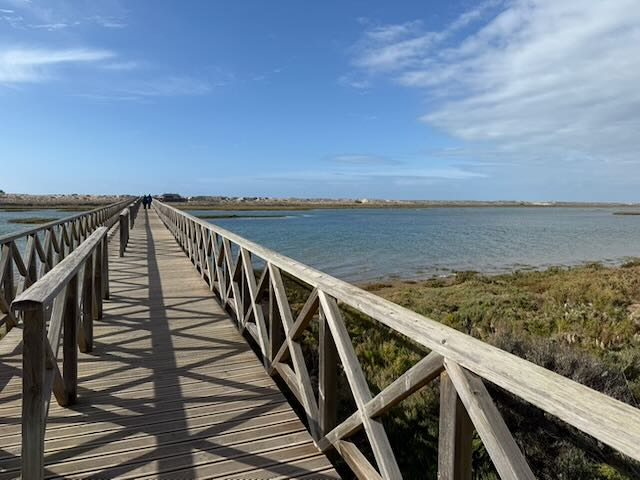
#> input picture IMG_7152.jpeg, 640 x 480 px
$ jupyter execute Untitled.ipynb
#> lines starting #> are read from the running program, lines starting #| are printed output that depends on the picture
[cell 1]
import cv2
import numpy as np
from matplotlib import pyplot as plt
plt.rcParams['figure.figsize'] = [15, 10]

[cell 2]
# Load an image
img = cv2.imread('IMG_7152.jpeg')
#> img is the input picture: shape (480, 640, 3); mean B, G, R 140, 128.6, 114.2
# Convert it to RGB
img = cv2.cvtColor(img, cv2.COLOR_BGR2RGB)
# Plot it
plt.imshow(img)
plt.axis('off')
plt.show()

[cell 3]
# Split the image into the three colour channels
red, green, blue = cv2.split(img)
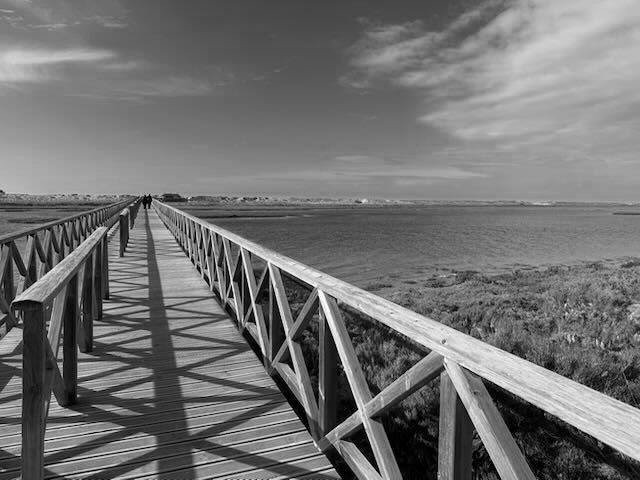
#> red: shape (480, 640); min 0, max 255, mean 114.2
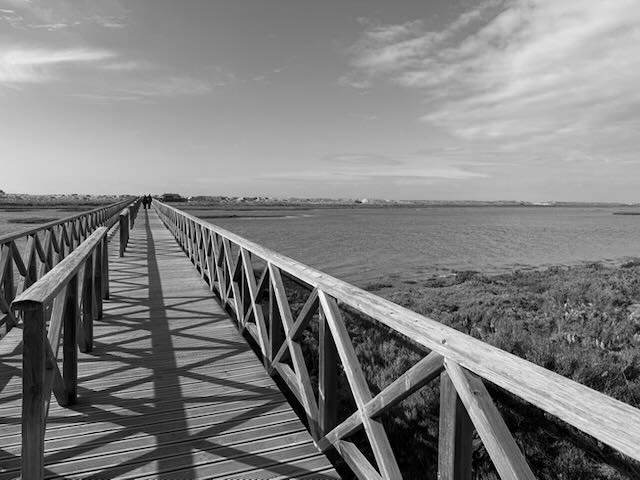
#> green: shape (480, 640); min 0, max 255, mean 128.6
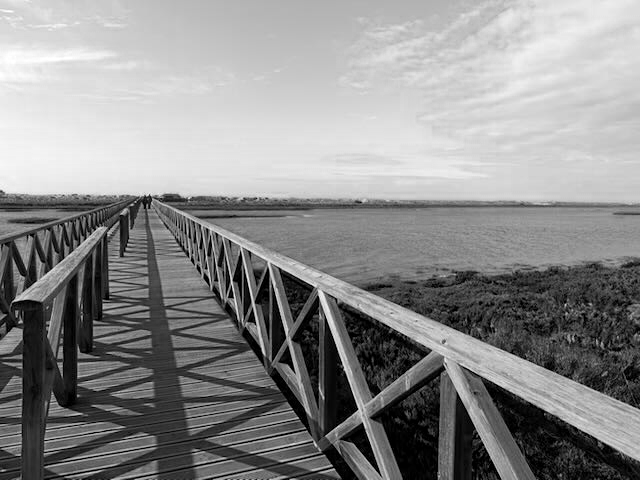
#> blue: shape (480, 640); min 0, max 255, mean 140

# Compose the image in the RGB colour space
img1 = cv2.merge([red, green, blue])

# Compose the image in the RBG colour space
img2 = cv2.merge([red, blue, green])
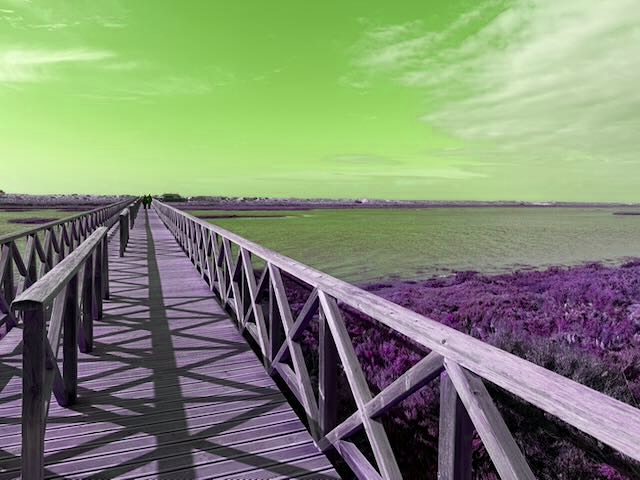
#> img2: shape (480, 640, 3); mean of channels 0, 1, 2 114.2, 140, 128.6; drawn as B, G, R

# Compose the image in the GRB colour space
img3 = cv2.merge([green, red, blue])
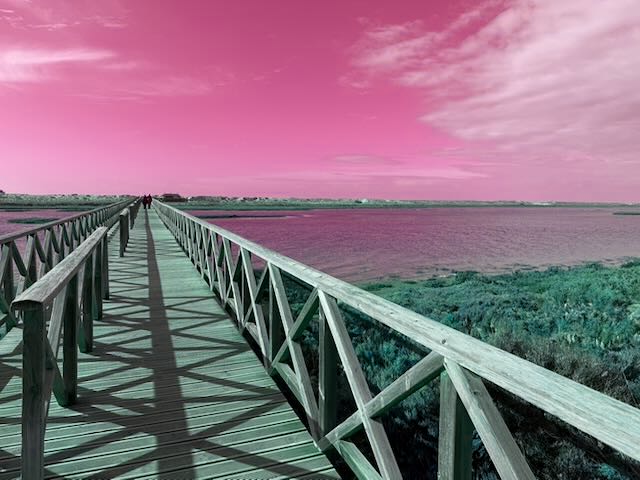
#> img3: shape (480, 640, 3); mean of channels 0, 1, 2 128.6, 114.2, 140; drawn as B, G, R

# Compose the image in the BGR colour space
img4 = cv2.merge([blue, green, red])

# Create the collage
out1 = np.hstack([img1, img2])
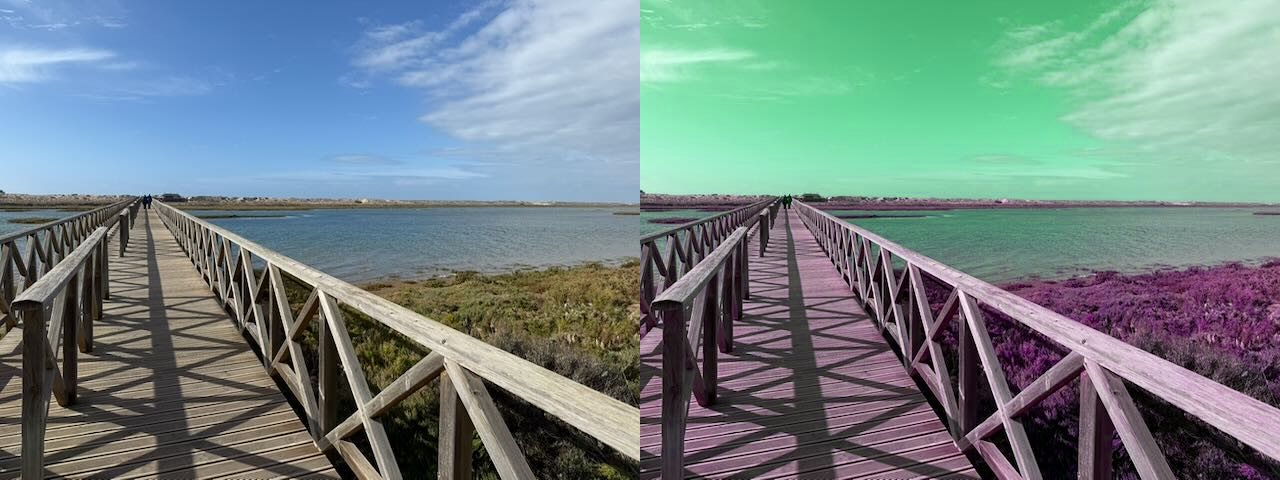
#> out1: shape (480, 1280, 3); mean R, G, B 114.2, 134.3, 134.3
out2 = np.hstack([img3, img4])
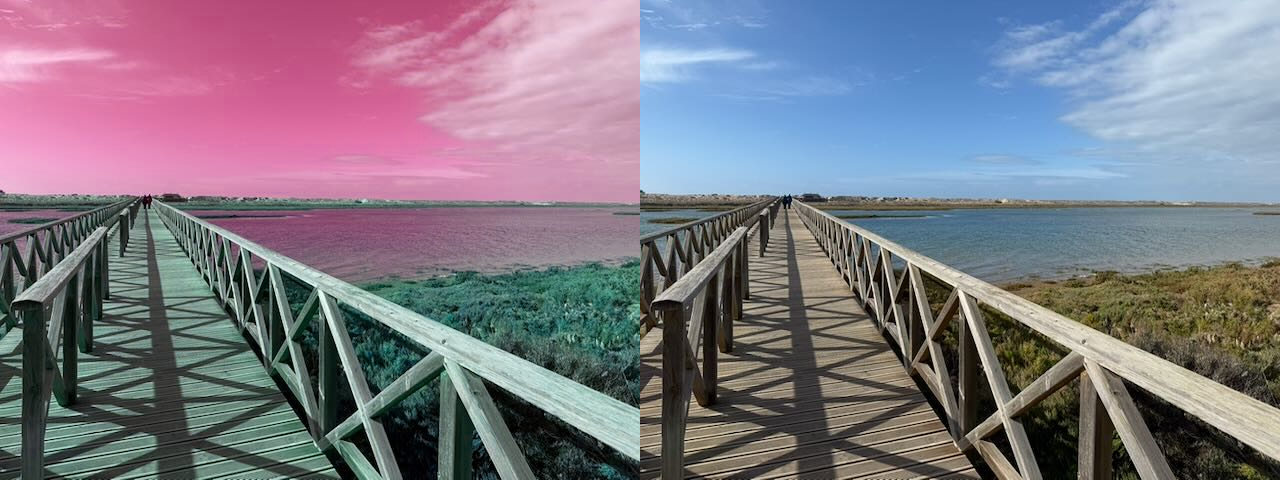
#> out2: shape (480, 1280, 3); mean of channels 0, 1, 2 134.3, 121.4, 127.1; drawn as B, G, R
out = np.vstack([out1, out2])
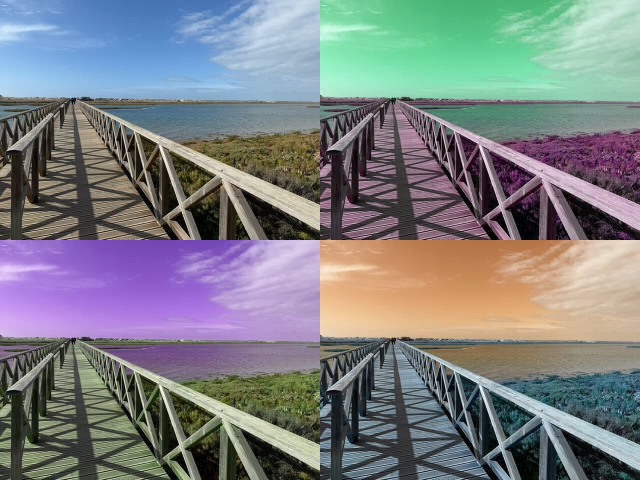
#> out: shape (960, 1280, 3) (shown at 1/2 size); mean R, G, B 124.3, 127.8, 130.7

# Plot the collage
plt.imshow(out)
plt.axis(False)
plt.show()
